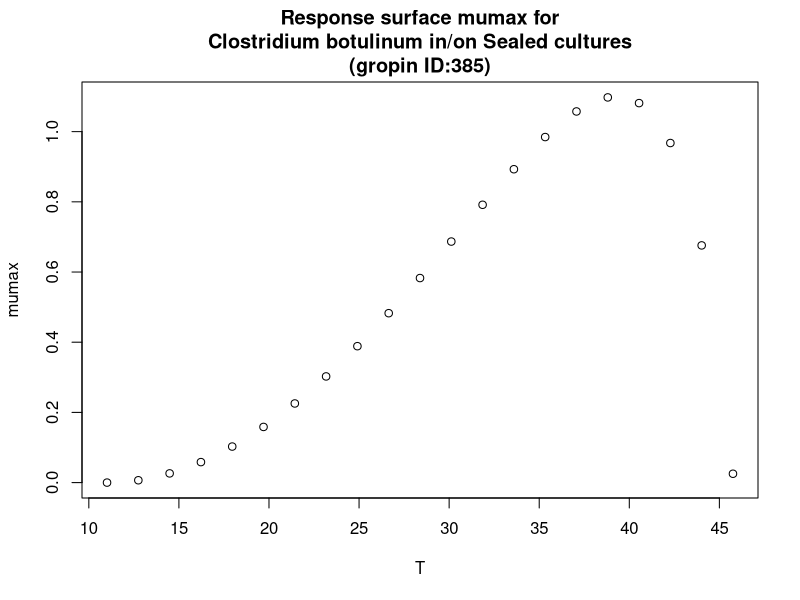

Write R code to recreate this figure.
#############################
# start of Parameter script
#############################
T <- seq(11.011,45.7542457542458,length.out=21)
#############################
# end of Parameter script
#############################
############################# 
# start of Model script Gropin ID 385 
#############################
 
# constant coefficients for this model
 
variables <- data.frame(T)
argumentsPar <- expand.grid(variables)
 
# heart of the model
response_surface <- function(T) {
   mumax <-(1.1*(T-45.8)*((T-11)^2))/((39.3-11)*((39.3-11)*(T-39.3)-(39.3-45.8)*(39.3+11-2*T)))

return(mumax=mumax)
} 

# output parameters
responseSurface <- cbind(argumentsPar,response_surface(argumentsPar['T']))
colnames(responseSurface) <- c(colnames(argumentsPar),'mumax')
#############################
# End of Model script
#############################
############################# 
# start of Visualisation script Gropin ID 385 
#############################
plot(T,responseSurface$'mumax',xlab='T',
                          ylab='mumax',main='Response surface mumax for
Clostridium botulinum in/on Sealed cultures
(gropin ID:385)')
#############################
# End of Visualisation script
#############################
